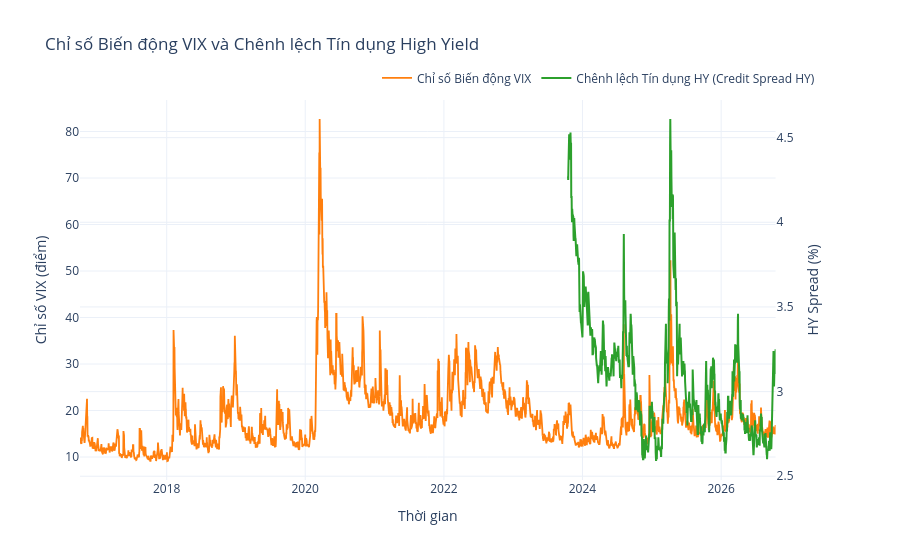

Source (notebook cell):
### Code cell
fig2 = make_subplots(specs=[[{"secondary_y": True}]])
fig2.add_trace(
    go.Scatter(
        x=df_macro['date'],
        y=df_macro['vix'],
        name='Chỉ số Biến động VIX',
        line=dict(color='#ff7f0e', width=1.8)
    ),
    secondary_y=False
)
df_hy_valid = df_macro.dropna(subset=['credit_spread_hy'])
fig2.add_trace(
    go.Scatter(
        x=df_hy_valid['date'],
        y=df_hy_valid['credit_spread_hy'],
        name='Chênh lệch Tín dụng HY (Credit Spread HY)',
        line=dict(color='#2ca02c', width=2)
    ),
    secondary_y=True
)
fig2.update_layout(
    title='Chỉ số Biến động VIX và Chênh lệch Tín dụng High Yield',
    xaxis_title='Thời gian',
    template='plotly_white',
    hovermode='x unified',
    legend=dict(orientation='h', yanchor='bottom', y=1.02, xanchor='right', x=1)
)
fig2.update_yaxes(title_text='Chỉ số VIX (điểm)', secondary_y=False)
fig2.update_yaxes(title_text='HY Spread (%)', secondary_y=True)
fig2.show()

### Figure 1 — Plotly figure (JSON) as saved in the notebook; plotly's stock layout.template omitted (floating-point values rounded to 4 significant figures; data arrays with more than 128 entries replaced by an {"elided": "..."} marker saying what was removed)
{"data": [{"line": {"color": "#ff7f0e", "width": 1.8}, "name": "Chỉ số Biến động VIX", "type": "scatter", "x": {"elided": "3667 str values"}, "xaxis": "x", "y": {"elided": "3667 float values"}, "yaxis": "y"}, {"line": {"color": "#2ca02c", "width": 2}, "name": "Chênh lệch Tín dụng HY (Credit Spread HY)", "type": "scatter", "x": {"elided": "1095 str values"}, "xaxis": "x", "y": {"elided": "1095 float values"}, "yaxis": "y2"}], "layout": {"hovermode": "x unified", "legend": {"orientation": "h", "x": 1, "xanchor": "right", "y": 1.02, "yanchor": "bottom"}, "title": {"text": "Chỉ số Biến động VIX và Chênh lệch Tín dụng High Yield"}, "xaxis": {"anchor": "y", "domain": [0, 0.94], "title": {"text": "Thời gian"}}, "yaxis": {"anchor": "x", "domain": [0, 1], "title": {"text": "Chỉ số VIX (điểm)"}}, "yaxis2": {"anchor": "x", "overlaying": "y", "side": "right", "title": {"text": "HY Spread (%)"}}}}
